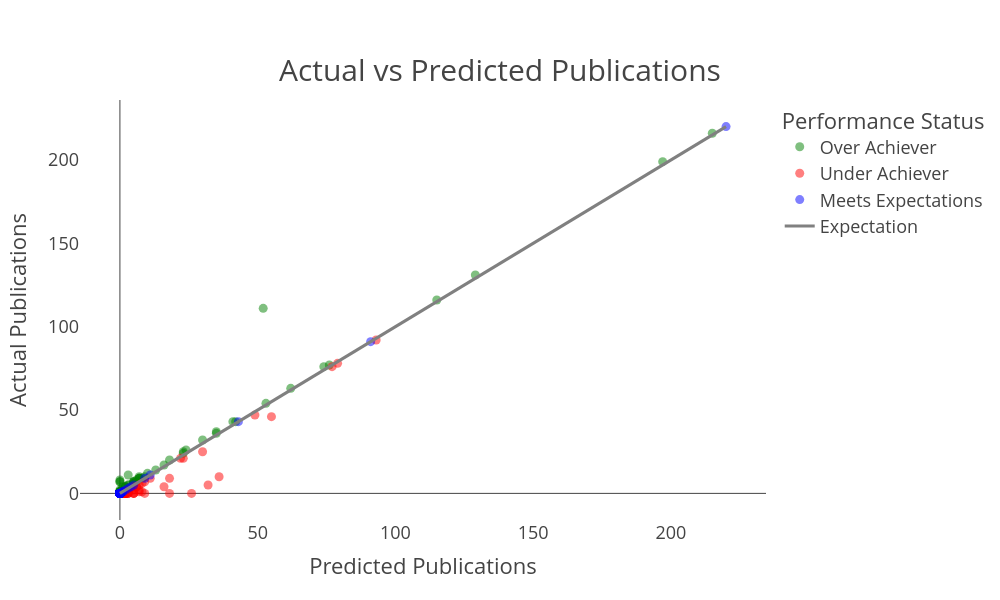

Notebook code for this chart:
### Markdown cell above
### Result Visualization

### Code cell
fig = go.Figure()

# Classifications 
over_achievers = staff_encoded[staff_encoded['Performance Status'] == 'Over Achiever']
under_achievers = staff_encoded[staff_encoded['Performance Status'] == 'Under Achiever']
meets_expectations = staff_encoded[staff_encoded['Performance Status'] == 'Meets Expectations']

# Scatter plot for Over Achievers
fig.add_trace(go.Scatter(
    x=over_achievers['Predicted Publications'],
    y=over_achievers['Publications'],
    mode='markers',
    name='Over Achiever',
    marker=dict(color='green', opacity=0.5),
    hovertext = np.where(
    over_achievers.groupby(['Predicted Publications', 'Publications'])['Name'].transform('count') > 1,
    over_achievers['Name'] + ' and ' + (over_achievers.groupby(['Predicted Publications', 'Publications'])['Name'].transform('count') - 1).astype(str) + ' others',
    over_achievers['Name']),   
    hoverinfo='text+x+y'
))

# Scatter plot for Under Achievers
fig.add_trace(go.Scatter(
    x=under_achievers['Predicted Publications'],
    y=under_achievers['Publications'],
    mode='markers',
    name='Under Achiever',
    marker=dict(color='red', opacity=0.5),
    hovertext = np.where(
    under_achievers.groupby(['Predicted Publications', 'Publications'])['Name'].transform('count') > 1,
    under_achievers['Name'] + ' and ' + (under_achievers.groupby(['Predicted Publications', 'Publications'])['Name'].transform('count') - 1).astype(str) + " others",
    under_achievers['Name']),   
    hoverinfo='text+x+y'
))

# Scatter plot for Meets Expectations
fig.add_trace(go.Scatter(
    x=meets_expectations['Predicted Publications'],
    y=meets_expectations['Publications'],
    mode='markers',
    name='Meets Expectations',
    marker=dict(color='blue', opacity=0.5),
    hovertext = np.where(
    meets_expectations.groupby(['Predicted Publications', 'Publications'])['Name'].transform('count') > 1,
    meets_expectations['Name'] + ' and ' + (meets_expectations.groupby(['Predicted Publications', 'Publications'])['Name'].transform('count') - 1).astype(str) + " others",
    meets_expectations['Name']),   
    hoverinfo='text+x+y'
))

# Reference line for perfect prediction
x_vals = np.linspace(min(staff_encoded['Predicted Publications']), max(staff_encoded['Predicted Publications']), 100)
fig.add_trace(go.Scatter(
    x=x_vals,
    y=x_vals,
    mode='lines',
    name='Expectation',
    line=dict(color='grey')
))

# Update layout
fig.update_layout(
    title={'text': 'Actual vs Predicted Publications',
           'x': 0.5,
           'y': 0.9,
           'xanchor': 'center',
           'font': {'size': 30}
          },
    xaxis_title='Predicted Publications',
    yaxis_title='Actual Publications',
    legend_title_text='Performance Status',
    width=1000,
    height=600,
    xaxis=dict(showgrid=False),  
    yaxis=dict(showgrid=False),
    template='presentation'
)

# Show plot
fig.show()

### Figure 1 — Plotly figure (JSON) as saved in the notebook; plotly's stock layout.template omitted (floating-point values rounded to 4 significant figures)
{"data": [{"hoverinfo": "text+x+y", "hovertext": ["Ana Gonçalves and 2 others", "André Barriguinha and 1 others", "André Mestre and 6 others", "André Oliveira and 1 others", "António Azevedo and 2 others", "Bruno Jardim", "Carlos Tam", "Carolina Vasconcelos and 6 others", "Fátima Neves and 2 others", "Fernando Reis", "Filipa Lima", "Flávio Pinheiro", "Frederico Cruz Jesus", "Guilherme Victorino", "Gustavo Pilatti", "Hugo Costa", "Hugo Martins and 1 others", "Hugo Silva", "Ian Scott", "João Azambuja and 1 others", "João Cordeiro and 6 others", "Leonardo Vanneschi", "Leonor Nicolau and 6 others", "Luís Campos and 2 others", "Luís Madureira and 1 others", "Luísa Gonçalves", "Manuel Barrento and 2 others", "Manuel Cabugueira", "Manuela Aparício", "Marco Painho", "Maria Anastasiadou and 2 others", "Maria Baptista and 2 others", "Maria Tiago", "Mário Caetano", "Mauro Castelli", "Miguel de Castro Neto", "Nuno Alpalhão and 1 others", "Nuno António", "Paula Menezes and 2 others", "Paulo Lapa", "Pedro Ruivo", "Ricardo Martins", "Roberto Henriques", "Rui Monteiro and 6 others", "Samuel Da-Rocha-Lopes", "Sara Ribeiro", "Susana Esteves and 2 others", "Telmo Dias and 6 others", "Tiago Humberto Oliveira", "Tiago Santos and 6 others", "Victor Lobo", "Vitor Caldeira", "Vítor Santos"], "marker": {"color": "green", "opacity": 0.5}, "mode": "markers", "name": "Over Achiever", "type": "scatter", "x": [7, 5, 0, 0, 2, 8, 23, 0, 7, 7, 10, 30, 42, 13, 0, 23, 3, 1, 16, 3, 0, 197, 0, 5, 0, 24, 2, 0, 35, 129, 7, 5, 35, 74, 215, 115, 5, 62, 5, 1, 41, 6, 76, 0, 9, 18, 2, 0, 3, 0, 53, 6, 52], "y": [9, 6, 1, 7, 4, 9, 25, 1, 9, 10, 12, 32, 43, 14, 2, 24, 5, 4, 17, 5, 1, 199, 1, 7, 7, 26, 4, 8, 36, 131, 9, 7, 37, 76, 216, 116, 6, 63, 7, 2, 43, 8, 77, 1, 10, 20, 4, 1, 11, 1, 54, 7, 111]}, {"hoverinfo": "text+x+y", "hovertext": ["Afshin Ashofteh", "Alexandre Guilherme Marques and 36 others", "Alexandre Neto and 36 others", "Américo Rio", "Ana Cristina Costa", "Ana Pena and 11 others", "André Ferreira and 36 others", "António Alves de Campos and 36 others", "António Monteiro", "António Oliveira Martins and 2 others", "Augusto Santos and 36 others", "Bruno Amaral and 36 others", "Bruno Damásio", "Carina Albuquerque and 1 others", "Carlos Dias and 3 others", "Carlos Jorge Dias and 36 others", "Diego Costa Pinto", "Diogo Rasteiro", "Farina Pontejos and 36 others", "Fernando Bação", "Filip Petrovski and 36 others", "Filipe Montargil and 2 others", "Filipe Nunes and 11 others", "Gonçalo Baptista", "Henrique Carreiro", "Henrique Figueiredo and 36 others", "Inês Magessi", "Isabel Dias and 36 others", "Joana Neves", "Joana Nunes and 36 others", "João Caldeira and 36 others", "João Costa and 36 others", "João Lourenço and 11 others", "João Martins and 11 others", "João Nunes and 36 others", "João Ruas and 36 others", "Jorge Carrola Rodrigues", "Jorge Mendes", "Jorge Neves and 36 others", "José Branco and 2 others", "José Caiado", "José Carlos Costa da Silva Teixeira and 11 others", "José Dias and 36 others", "José Ribeiro and 36 others", "Liah Rosenfeld", "Lígia Nunes and 2 others", "Lourdes Afonso and 11 others", "Luís Cunha and 36 others", "Luís Dias and 36 others", "Luís Oliveira and 36 others", "Mafalda Sá Velho and 36 others", "Manuel Lima and 36 others", "Manuel Vilares", "Márcia Lourenço Baptista and 3 others", "Marco Silva and 36 others", "Maria do Carmo Leal and 11 others", "Mariana Girão Carrilho and 36 others", "Mariel Barbachan and 11 others", "Mário Centeno", "Marlon Dalmoro and 3 others", "Miguel Magalhães and 36 others", "Mijail Naranjo-Zolotov", "Niclas Frederic Sturm and 2 others", "Nuno Agostinho and 36 others", "Nuno Rodrigues and 11 others", "Paulo Gomes and 3 others", "Pedro Alves and 36 others", "Pedro Antunes and 2 others", "Pedro Fernandes and 11 others", "Pedro Malta", "Pedro Mendes and 11 others", "Pedro Oliveira", "Pedro Real and 36 others", "Pedro Simões Coelho", "Raquel Soares and 36 others", "Ricardo Ramos and 36 others", "Rita Madalena Cardoso da Silva Oliveira and 36 others", "Rui Afeiteira and 36 others", "Rui Julião and 36 others", "Rui Soares and 36 others", "Samuel Santos and 36 others", "Sofia Carreira da Conceição Alves Pereira and 11 others", "Vasco Jesus", "Vicente Tang", "Yasser Al Helaly", "Yuriy Perezhohin and 1 others", "Zélia Santos"], "marker": {"color": "red", "opacity": 0.5}, "mode": "markers", "name": "Under Achiever", "type": "scatter", "x": [22, 1, 1, 16, 49, 2, 1, 1, 7, 3, 1, 1, 30, 6, 3, 1, 79, 9, 1, 93, 1, 5, 2, 32, 5, 1, 26, 1, 9, 1, 1, 1, 2, 2, 1, 1, 36, 55, 1, 3, 3, 2, 1, 1, 7, 5, 2, 1, 1, 1, 1, 1, 11, 3, 1, 2, 1, 2, 7, 3, 1, 23, 5, 1, 2, 3, 1, 3, 2, 18, 2, 18, 1, 77, 1, 1, 1, 1, 1, 1, 1, 2, 8, 8, 5, 6, 2], "y": [21, 0, 0, 4, 47, 0, 0, 0, 2, 0, 0, 0, 25, 4, 1, 0, 78, 0, 0, 92, 0, 0, 0, 5, 2, 0, 0, 0, 7, 0, 0, 0, 0, 0, 0, 0, 10, 46, 0, 0, 2, 0, 0, 0, 1, 0, 0, 0, 0, 0, 0, 0, 9, 1, 0, 0, 0, 0, 5, 1, 0, 21, 0, 0, 0, 1, 0, 0, 0, 9, 0, 0, 0, 76, 0, 0, 0, 0, 0, 0, 0, 0, 1, 6, 4, 4, 1]}, {"hoverinfo": "text+x+y", "hovertext": ["Afonso Malheiro and 78 others", "Alexandra Variz and 78 others", "Ana Edmundo and 78 others", "Ana Paula Salgueiro and 78 others", "André Lourenço and 78 others", "António Santos and 78 others", "Artur Varanda and 78 others", "Bruno Nunes and 78 others", "Bruno Rodrigues and 78 others", "Carla Santos and 78 others", "Carlos Bispo and 78 others", "Carlos Jesus and 78 others", "Carolina Maria Shaul and 78 others", "Carolina Santos Maximiano and 78 others", "Catarina Neves", "Constança Filipa Ferreira Rodrigues and 78 others", "Daniel Cachola and 78 others", "Darina Vorobeva", "David Duarte and 78 others", "Dhruv Akshay Pandit and 78 others", "Duarte Rodrigues and 78 others", "Erick Farias and 78 others", "Fábio Albuquerque and 78 others", "Gonçalo Amado and 78 others", "Gonçalo Rijo and 78 others", "Gracinda Guerreiro and 2 others", "Gustavo Madeira and 78 others", "Hélder Reis and 78 others", "Helena Guerra and 78 others", "Hugo Borginho and 78 others", "Ivo Bernardo and 78 others", "João Barbas and 78 others", "João Filipe and 78 others", "João Gomes and 78 others", "João Loureiro and 78 others", "João Moradias and 78 others", "João Silva and 78 others", "Jorge Bravo", "José Alves and 78 others", "José Carvalho and 78 others", "José Mamede and 2 others", "José Mourarias and 78 others", "José Pinheiro and 2 others", "José Viegas Ribeiro and 78 others", "Leon Debatin and 78 others", "Luís Batista and 78 others", "Manuel Dias and 78 others", "Manuel Rodrigues and 78 others", "Marco Galão and 78 others", "Marco Reis and 78 others", "Maria Almeida and 78 others", "Maria Coelho and 78 others", "Maria Fernandes", "Maria Ferreira and 78 others", "Maria Inês Rico and 78 others", "Maria Morais and 78 others", "Maria Sofia Rocha and 78 others", "Mariana Dias and 78 others", "Mariana Ferreira and 78 others", "Mariana Júdice and 78 others", "Marisa Fernandes and 78 others", "Marisa Nunes and 78 others", "Miguel Moura and 78 others", "Miguel Pereira and 78 others", "Olga Savchuk and 78 others", "Patrícia Mestre and 78 others", "Paula Casimiro", "Paula Duarte and 78 others", "Paula Esperança and 78 others", "Pedro Nuno Faria Ferreira and 78 others", "Rafael dos Santos Pereira and 78 others", "Ricardo Jorge Reis and 78 others", "Ricardo Santos", "Rita Lourenço and 78 others", "Rui Rosa and 78 others", "Rute Silva and 78 others", "Salvador Rosado and 78 others", "Sandra Cristina Roque Candeias and 78 others", "Sara dos Santos Fernandes and 78 others", "Sara Lopes and 78 others", "Simoni Rohden", "Sofia Costa Quintas and 78 others", "Sofia Lourenço and 78 others", "Teresa Rodrigues", "Tiago Branco and 78 others", "Tiago Martins and 78 others", "Tiago Oliveira", "Vasco Vasconcelos and 78 others", "Vítor Braz and 78 others", "Vitor Manita and 78 others", "Yuri Binev and 78 others"], "marker": {"color": "blue", "opacity": 0.5}, "mode": "markers", "name": "Meets Expectations", "type": "scatter", "x": [0, 0, 0, 0, 0, 0, 0, 0, 0, 0, 0, 0, 0, 0, 11, 0, 0, 3, 0, 0, 0, 0, 0, 0, 0, 1, 0, 0, 0, 0, 0, 0, 0, 0, 0, 0, 0, 91, 0, 0, 1, 0, 1, 0, 0, 0, 0, 0, 0, 0, 0, 0, 2, 0, 0, 0, 0, 0, 0, 0, 0, 0, 0, 0, 0, 0, 5, 0, 0, 0, 0, 0, 9, 0, 0, 0, 0, 0, 0, 0, 4, 0, 0, 43, 0, 0, 220, 0, 0, 0, 0], "y": [0, 0, 0, 0, 0, 0, 0, 0, 0, 0, 0, 0, 0, 0, 11, 0, 0, 3, 0, 0, 0, 0, 0, 0, 0, 1, 0, 0, 0, 0, 0, 0, 0, 0, 0, 0, 0, 91, 0, 0, 1, 0, 1, 0, 0, 0, 0, 0, 0, 0, 0, 0, 2, 0, 0, 0, 0, 0, 0, 0, 0, 0, 0, 0, 0, 0, 5, 0, 0, 0, 0, 0, 9, 0, 0, 0, 0, 0, 0, 0, 4, 0, 0, 43, 0, 0, 220, 0, 0, 0, 0]}, {"line": {"color": "grey"}, "mode": "lines", "name": "Expectation", "type": "scatter", "x": [0, 2.222, 4.444, 6.667, 8.889, 11.11, 13.33, 15.56, 17.78, 20, 22.22, 24.44, 26.67, 28.89, 31.11, 33.33, 35.56, 37.78, 40, 42.22, 44.44, 46.67, 48.89, 51.11, 53.33, 55.56, 57.78, 60, 62.22, 64.44, 66.67, 68.89, 71.11, 73.33, 75.56, 77.78, 80, 82.22, 84.44, 86.67, 88.89, 91.11, 93.33, 95.56, 97.78, 100, 102.2, 104.4, 106.7, 108.9, 111.1, 113.3, 115.6, 117.8, 120, 122.2, 124.4, 126.7, 128.9, 131.1, 133.3, 135.6, 137.8, 140, 142.2, 144.4, 146.7, 148.9, 151.1, 153.3, 155.6, 157.8, 160, 162.2, 164.4, 166.7, 168.9, 171.1, 173.3, 175.6, 177.8, 180, 182.2, 184.4, 186.7, 188.9, 191.1, 193.3, 195.6, 197.8, 200, 202.2, 204.4, 206.7, 208.9, 211.1, 213.3, 215.6, 217.8, 220], "y": [0, 2.222, 4.444, 6.667, 8.889, 11.11, 13.33, 15.56, 17.78, 20, 22.22, 24.44, 26.67, 28.89, 31.11, 33.33, 35.56, 37.78, 40, 42.22, 44.44, 46.67, 48.89, 51.11, 53.33, 55.56, 57.78, 60, 62.22, 64.44, 66.67, 68.89, 71.11, 73.33, 75.56, 77.78, 80, 82.22, 84.44, 86.67, 88.89, 91.11, 93.33, 95.56, 97.78, 100, 102.2, 104.4, 106.7, 108.9, 111.1, 113.3, 115.6, 117.8, 120, 122.2, 124.4, 126.7, 128.9, 131.1, 133.3, 135.6, 137.8, 140, 142.2, 144.4, 146.7, 148.9, 151.1, 153.3, 155.6, 157.8, 160, 162.2, 164.4, 166.7, 168.9, 171.1, 173.3, 175.6, 177.8, 180, 182.2, 184.4, 186.7, 188.9, 191.1, 193.3, 195.6, 197.8, 200, 202.2, 204.4, 206.7, 208.9, 211.1, 213.3, 215.6, 217.8, 220]}], "layout": {"height": 600, "legend": {"title": {"text": "Performance Status"}}, "title": {"font": {"size": 30}, "text": "Actual vs Predicted Publications", "x": 0.5, "xanchor": "center", "y": 0.9}, "width": 1000, "xaxis": {"autorange": true, "range": [-14.54, 234.5], "showgrid": false, "title": {"text": "Predicted Publications"}, "type": "linear"}, "yaxis": {"autorange": true, "range": [-15.97, 236.0], "showgrid": false, "title": {"text": "Actual Publications"}, "type": "linear"}}}
